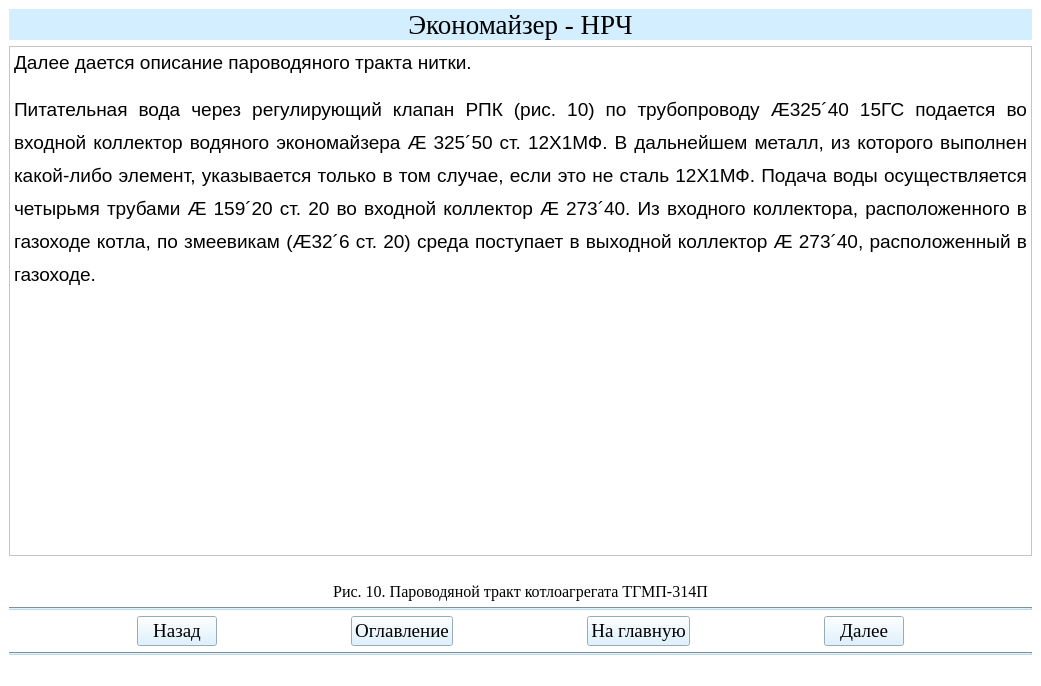
<?xml version="1.0" encoding="UTF-8"?>
<ui version="4.0">
 <class>Teoria14Window</class>
 <widget class="QMainWindow" name="Teoria14Window">
  <property name="geometry">
   <rect>
    <x>0</x>
    <y>0</y>
    <width>1041</width>
    <height>686</height>
   </rect>
  </property>
  <property name="windowTitle">
   <string>АУК</string>
  </property>
  <property name="styleSheet">
   <string notr="true">background-color: rgb(255, 255, 255);</string>
  </property>
  <widget class="QWidget" name="centralwidget">
   <layout class="QGridLayout" name="gridLayout">
    <item row="1" column="0">
     <widget class="QTextBrowser" name="textBrowser">
      <property name="html">
       <string>&lt;!DOCTYPE HTML PUBLIC &quot;-//W3C//DTD HTML 4.0//EN&quot; &quot;http://www.w3.org/TR/REC-html40/strict.dtd&quot;&gt;
&lt;html&gt;&lt;head&gt;&lt;meta name=&quot;qrichtext&quot; content=&quot;1&quot; /&gt;&lt;style type=&quot;text/css&quot;&gt;
p, li { white-space: pre-wrap; }
&lt;/style&gt;&lt;/head&gt;&lt;body style=&quot; font-family:'MS Shell Dlg 2'; font-size:8.25pt; font-weight:400; font-style:normal;&quot;&gt;
&lt;p align=&quot;justify&quot; style=&quot; margin-top:12px; margin-bottom:0px; margin-left:0px; margin-right:0px; -qt-block-indent:0; text-indent:0px; line-height:150%;&quot;&gt;&lt;span style=&quot; font-family:'Times New Roman,serif'; font-size:14pt;&quot;&gt;Далее дается описание пароводяного тракта нитки.&lt;/span&gt;&lt;span style=&quot; font-size:8pt;&quot;&gt; &lt;/span&gt;&lt;/p&gt;
&lt;p align=&quot;justify&quot; style=&quot; margin-top:12px; margin-bottom:0px; margin-left:0px; margin-right:0px; -qt-block-indent:0; text-indent:0px; line-height:150%;&quot;&gt;&lt;span style=&quot; font-family:'Times New Roman,serif'; font-size:14pt;&quot;&gt;Питательная вода через регулирующий клапан РПК (рис. 10) по трубопроводу &lt;/span&gt;&lt;span style=&quot; font-family:'Symbol'; font-size:14pt;&quot;&gt;Æ&lt;/span&gt;&lt;span style=&quot; font-family:'Times New Roman,serif'; font-size:14pt;&quot;&gt;325&lt;/span&gt;&lt;span style=&quot; font-family:'Symbol'; font-size:14pt;&quot;&gt;´&lt;/span&gt;&lt;span style=&quot; font-family:'Times New Roman,serif'; font-size:14pt;&quot;&gt;40 15ГС подается во входной коллектор водяного экономайзера &lt;/span&gt;&lt;span style=&quot; font-family:'Symbol'; font-size:14pt;&quot;&gt;Æ&lt;/span&gt;&lt;span style=&quot; font-family:'Times New Roman,serif'; font-size:14pt;&quot;&gt; 325&lt;/span&gt;&lt;span style=&quot; font-family:'Symbol'; font-size:14pt;&quot;&gt;´&lt;/span&gt;&lt;span style=&quot; font-family:'Times New Roman,serif'; font-size:14pt;&quot;&gt;50 ст. 12Х1МФ. В дальнейшем металл, из которого выполнен какой-либо элемент, указывается только в том случае, если это не сталь 12Х1МФ. Подача воды осуществляется четырьмя трубами &lt;/span&gt;&lt;span style=&quot; font-family:'Symbol'; font-size:14pt;&quot;&gt;Æ&lt;/span&gt;&lt;span style=&quot; font-family:'Times New Roman,serif'; font-size:14pt;&quot;&gt; 159&lt;/span&gt;&lt;span style=&quot; font-family:'Symbol'; font-size:14pt;&quot;&gt;´&lt;/span&gt;&lt;span style=&quot; font-family:'Times New Roman,serif'; font-size:14pt;&quot;&gt;20 ст. 20 во входной коллектор &lt;/span&gt;&lt;span style=&quot; font-family:'Symbol'; font-size:14pt;&quot;&gt;Æ&lt;/span&gt;&lt;span style=&quot; font-family:'Times New Roman,serif'; font-size:14pt;&quot;&gt; 273&lt;/span&gt;&lt;span style=&quot; font-family:'Symbol'; font-size:14pt;&quot;&gt;´&lt;/span&gt;&lt;span style=&quot; font-family:'Times New Roman,serif'; font-size:14pt;&quot;&gt;40. Из входного коллектора, расположенного в газоходе котла, по змеевикам (&lt;/span&gt;&lt;span style=&quot; font-family:'Symbol'; font-size:14pt;&quot;&gt;Æ&lt;/span&gt;&lt;span style=&quot; font-family:'Times New Roman,serif'; font-size:14pt;&quot;&gt;32&lt;/span&gt;&lt;span style=&quot; font-family:'Symbol'; font-size:14pt;&quot;&gt;´&lt;/span&gt;&lt;span style=&quot; font-family:'Times New Roman,serif'; font-size:14pt;&quot;&gt;6 ст. 20) среда поступает в выходной коллектор &lt;/span&gt;&lt;span style=&quot; font-family:'Symbol'; font-size:14pt;&quot;&gt;Æ&lt;/span&gt;&lt;span style=&quot; font-family:'Times New Roman,serif'; font-size:14pt;&quot;&gt; 273&lt;/span&gt;&lt;span style=&quot; font-family:'Symbol'; font-size:14pt;&quot;&gt;´&lt;/span&gt;&lt;span style=&quot; font-family:'Times New Roman,serif'; font-size:14pt;&quot;&gt;40, расположенный в газоходе.&lt;/span&gt;&lt;/p&gt;&lt;/body&gt;&lt;/html&gt;</string>
      </property>
     </widget>
    </item>
    <item row="2" column="0">
     <widget class="QLabel" name="label">
      <property name="text">
       <string/>
      </property>
      <property name="pixmap">
       <pixmap>рис10.png</pixmap>
      </property>
      <property name="alignment">
       <set>Qt::AlignCenter</set>
      </property>
     </widget>
    </item>
    <item row="7" column="0">
     <widget class="Line" name="line_2">
      <property name="styleSheet">
       <string notr="true">background-color: rgb(191, 216, 230);</string>
      </property>
      <property name="orientation">
       <enum>Qt::Horizontal</enum>
      </property>
     </widget>
    </item>
    <item row="6" column="0">
     <layout class="QHBoxLayout" name="horizontalLayout">
      <item>
       <spacer name="horizontalSpacer_2">
        <property name="orientation">
         <enum>Qt::Horizontal</enum>
        </property>
        <property name="sizeHint" stdset="0">
         <size>
          <width>40</width>
          <height>20</height>
         </size>
        </property>
       </spacer>
      </item>
      <item>
       <widget class="QPushButton" name="btn_return14">
        <property name="sizePolicy">
         <sizepolicy hsizetype="Minimum" vsizetype="Fixed">
          <horstretch>0</horstretch>
          <verstretch>0</verstretch>
         </sizepolicy>
        </property>
        <property name="font">
         <font>
          <family>Times New Roman</family>
          <pointsize>14</pointsize>
          <weight>50</weight>
          <bold>false</bold>
         </font>
        </property>
        <property name="styleSheet">
         <string notr="true">background-color: rgb(211, 239, 255);
color: rgb(0, 0, 0);</string>
        </property>
        <property name="text">
         <string>Назад</string>
        </property>
       </widget>
      </item>
      <item>
       <spacer name="horizontalSpacer_5">
        <property name="orientation">
         <enum>Qt::Horizontal</enum>
        </property>
        <property name="sizeHint" stdset="0">
         <size>
          <width>40</width>
          <height>20</height>
         </size>
        </property>
       </spacer>
      </item>
      <item>
       <widget class="QPushButton" name="btn_oglavlenie14">
        <property name="font">
         <font>
          <family>Times New Roman</family>
          <pointsize>14</pointsize>
         </font>
        </property>
        <property name="styleSheet">
         <string notr="true">background-color: rgb(211, 239, 255);
color: rgb(0, 0, 0);</string>
        </property>
        <property name="text">
         <string>Оглавление</string>
        </property>
       </widget>
      </item>
      <item>
       <spacer name="horizontalSpacer">
        <property name="orientation">
         <enum>Qt::Horizontal</enum>
        </property>
        <property name="sizeHint" stdset="0">
         <size>
          <width>40</width>
          <height>20</height>
         </size>
        </property>
       </spacer>
      </item>
      <item>
       <widget class="QPushButton" name="btn_glavnaya14">
        <property name="font">
         <font>
          <family>Times New Roman</family>
          <pointsize>14</pointsize>
          <weight>50</weight>
          <bold>false</bold>
         </font>
        </property>
        <property name="styleSheet">
         <string notr="true">background-color: rgb(211, 239, 255);
color: rgb(0, 0, 0);</string>
        </property>
        <property name="text">
         <string>На главную</string>
        </property>
       </widget>
      </item>
      <item>
       <spacer name="horizontalSpacer_3">
        <property name="orientation">
         <enum>Qt::Horizontal</enum>
        </property>
        <property name="sizeHint" stdset="0">
         <size>
          <width>40</width>
          <height>20</height>
         </size>
        </property>
       </spacer>
      </item>
      <item>
       <widget class="QPushButton" name="btn_dalee14">
        <property name="font">
         <font>
          <family>Times New Roman</family>
          <pointsize>14</pointsize>
          <weight>50</weight>
          <bold>false</bold>
         </font>
        </property>
        <property name="styleSheet">
         <string notr="true">background-color: rgb(211, 239, 255);
color: rgb(0, 0, 0);</string>
        </property>
        <property name="text">
         <string>Далее</string>
        </property>
       </widget>
      </item>
      <item>
       <spacer name="horizontalSpacer_4">
        <property name="orientation">
         <enum>Qt::Horizontal</enum>
        </property>
        <property name="sizeHint" stdset="0">
         <size>
          <width>40</width>
          <height>20</height>
         </size>
        </property>
       </spacer>
      </item>
     </layout>
    </item>
    <item row="5" column="0">
     <widget class="Line" name="line">
      <property name="styleSheet">
       <string notr="true">background-color: rgb(191, 216, 230);</string>
      </property>
      <property name="orientation">
       <enum>Qt::Horizontal</enum>
      </property>
     </widget>
    </item>
    <item row="0" column="0">
     <widget class="QLabel" name="label_3">
      <property name="font">
       <font>
        <family>Times New Roman</family>
        <pointsize>20</pointsize>
       </font>
      </property>
      <property name="styleSheet">
       <string notr="true">background-color: rgb(211, 239, 255);</string>
      </property>
      <property name="text">
       <string>Экономайзер - НРЧ</string>
      </property>
      <property name="alignment">
       <set>Qt::AlignCenter</set>
      </property>
     </widget>
    </item>
    <item row="3" column="0">
     <widget class="QLabel" name="label_2">
      <property name="font">
       <font>
        <family>Times New Roman</family>
        <pointsize>12</pointsize>
       </font>
      </property>
      <property name="text">
       <string>Рис. 10. Пароводяной тракт котлоагрегата ТГМП-314П</string>
      </property>
      <property name="alignment">
       <set>Qt::AlignCenter</set>
      </property>
     </widget>
    </item>
   </layout>
  </widget>
  <widget class="QStatusBar" name="statusbar"/>
 </widget>
 <resources/>
 <connections/>
</ui>
